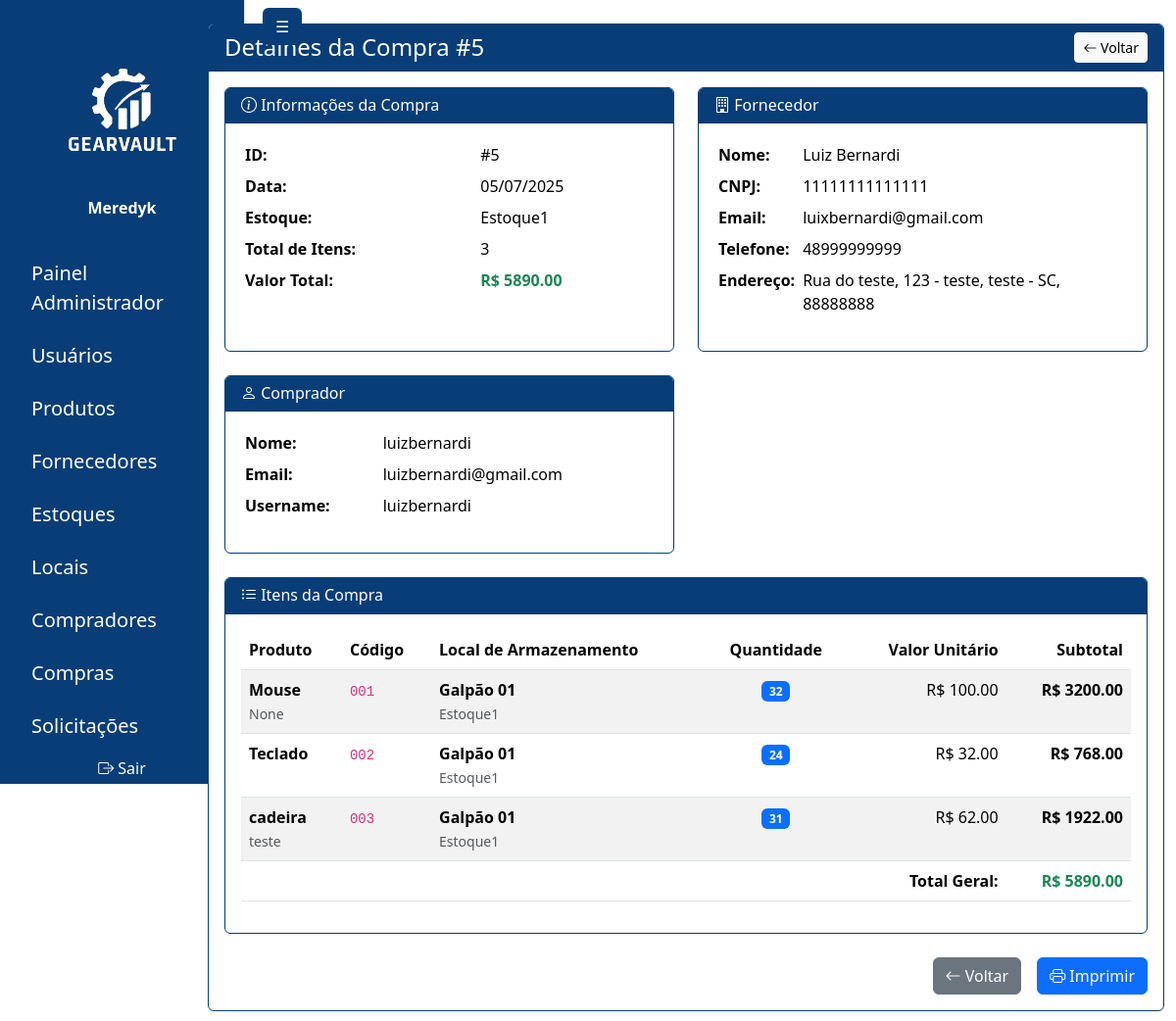
The app's page /administrador/compras/5/ (signed in) with its own data.
### gearvault/models.py (models this page shows, shortened)
class Compra(models.Model):
    estoque = models.ForeignKey('Estoque', on_delete=models.PROTECT, related_name='compras')
    data = models.DateField(auto_now_add=True)
    fornecedor = models.ForeignKey(Fornecedor, on_delete=models.PROTECT)
    comprador = models.ForeignKey(Comprador, on_delete=models.PROTECT)
    invoice = models.FileField(upload_to='invoices/', blank=True, null=True)
    @property
    def valor_total(self):
        return sum(item.quantidade * item.valor_unitario for item in self.itens.all())

class Estoque(models.Model):
    nome = models.CharField(max_length=255)
    descricao = models.TextField(blank=True, null=True)

class ItemCompra(models.Model):
    compra = models.ForeignKey(
        Compra, on_delete=models.CASCADE, related_name='itens')
    produto = models.ForeignKey(Produto, on_delete=models.PROTECT)
    local = models.ForeignKey(LocalArmazenamento, on_delete=models.PROTECT)
    quantidade = models.PositiveIntegerField()
    valor_unitario = models.DecimalField(max_digits=10, decimal_places=2)
    @property
    def subtotal(self):
        return self.quantidade * self.valor_unitario
    class Meta:
        managed = True
        verbose_name = 'Item da Compra'
        verbose_name_plural = 'Itens da Compra'

class Fornecedor(models.Model):
    nome = models.CharField(max_length=255)
    cnpj = models.CharField(  max_length=14, validators=[
        MinLengthValidator(14),
            MaxLengthValidator(14)
        ], blank=False, null=False)
    email = models.EmailField(blank=False, null=False)
    telefone = models.CharField(max_length=11,  validators=[
            MinLengthValidator(11),
            MaxLengthValidator(11)
        ], blank=False, null=False)
    endereco = models.ForeignKey(Endereco, on_delete=models.SET_NULL, blank=False, null=True)

class Endereco(models.Model):
    logradouro = models.CharField(max_length=255)
    numero = models.CharField(max_length=20)
    complemento = models.CharField(max_length=100, blank=True, null=True)
    bairro = models.CharField(max_length=100)
    cidade = models.CharField(max_length=100)
    estado = models.CharField(max_length=2)
    cep = models.CharField(max_length=8)
    def __str__(self):
        return f"{self.logradouro}, {self.numero} - {self.bairro}, {self.cidade} - {self.estado}, {self.cep}"

class Comprador(models.Model):
    user = models.OneToOneField(get_user_model(), on_delete=models.CASCADE)

class Produto(models.Model):
    nome = models.CharField(max_length=255)
    codigo = models.CharField(max_length=100, unique=True)
    categoria = models.CharField(max_length=100, blank=True, null=True)
    descricao = models.TextField(blank=True, null=True)
    fornecedores = models.ManyToManyField(
        Fornecedor, blank=True, related_name='produtos')
    imagem = models.ImageField(upload_to='produtos/', blank=True, null=True)

class LocalArmazenamento(models.Model):
    estoque = models.ForeignKey(Estoque, on_delete=models.CASCADE, related_name='locais')
    nome = models.CharField(max_length=255)
    descricao = models.TextField(blank=True, null=True)

### gearvault/views.py (the view)
# urls.py: path('compras/<int:compra_id>/', views.admin_compra_detalhes_pagina, name='admin_compra_detalhes_pagina'),
@login_required
def admin_compra_detalhes_pagina(request, compra_id):
    if not request.user.is_authenticated or getattr(request.user.profile, 'role', None) != 'ADMIN':
        return redirect('login')
    try:
        compra = Compra.objects.select_related(
            'estoque', 'fornecedor', 'fornecedor__endereco', 'comprador', 'comprador__user'
        ).prefetch_related(
            'itens__produto', 'itens__local'
        ).get(id=compra_id)
        context = {
            'sidebar_links': get_sidebar_links(request.user),
            'compra': compra,
        }
        return render(request, 'pages/admin/compra_detalhes.html', context)
    except Compra.DoesNotExist:
        messages.error(request, 'Compra não encontrada.')
        return redirect('admin_compra_list')

### gearvault/views.py (called while the page is built, shortened)
def get_sidebar_links(user):
    role = getattr(user.profile, 'role', None)
    if role == 'ADMIN':
        return [
            {'url': '/administrador/painel/', 'label': 'Painel Administrador'},
            {'url': '/administrador/usuarios/', 'label': 'Usuários'},
            {'url': '/administrador/produtos/', 'label': 'Produtos'},
            {'url': '/administrador/fornecedores/', 'label': 'Fornecedores'},
            {'url': '/administrador/estoques/', 'label': 'Estoques'},
            {'url': '/administrador/locais/', 'label': 'Locais'},
            {'url': '/administrador/compradores/', 'label': 'Compradores'},
            {'url': '/administrador/compras/', 'label': 'Compras'},
            {'url': '/administrador/solicitacoes/',
                'label': 'Solicitações'},
        ]
    return []

### gearvault/templates/pages/admin/compra_detalhes.html (shortened to what this page needs)
{% extends 'base.html' %}
{% load static %}
{% block content %}
<div class="container-fluid" id="main-content-panel">
  <div class="row">
    <div class="col-md-2" id="sidebar-panel">
      {% include 'sidebar.html' %}
    </div>
    <div class="col-md-10" id="painel-content">
      <div class="card mt-4 mb-4" style="border: 1px solid #083D77;">
        <div class="card-header text-white d-flex justify-content-between align-items-center" style="background-color: #083D77;">
          <h4 class="mb-0">Detalhes da Compra #{{ compra.id }}</h4>
          <button onclick="history.back()" class="btn btn-light btn-sm">
            <i class="bi bi-arrow-left"></i> Voltar
          </button>
        </div>
        <div class="card-body">
          <div class="row mb-4">
            <div class="col-md-6">
              <div class="card h-100" style="border: 1px solid #083D77;">
                <div class="card-header text-white" style="background-color: #083D77;">
                  <h6 class="mb-0"><i class="bi bi-info-circle"></i> Informações da Compra</h6>
                </div>
                <div class="card-body">
                  <table class="table table-borderless table-sm">
                    <tr>
                      <td><strong>ID:</strong></td>
                      <td>#{{ compra.id }}</td>
                    </tr>
                    <tr>
                      <td><strong>Data:</strong></td>
                      <td>{{ compra.data|date:'d/m/Y' }}</td>
                    </tr>
                    <tr>
                      <td><strong>Estoque:</strong></td>
                      <td>{{ compra.estoque.nome }}</td>
                    </tr>
                    <tr>
                      <td><strong>Total de Itens:</strong></td>
                      <td>{{ compra.itens.count }}</td>
                    </tr>
                    <tr>
                      <td><strong>Valor Total:</strong></td>
                      <td class="text-success"><strong>R$ {{ compra.valor_total|floatformat:2 }}</strong></td>
                    </tr>
                  </table>
                </div>
              </div>
            </div>
            <div class="col-md-6">
              <div class="card h-100" style="border: 1px solid #083D77;">
                <div class="card-header text-white" style="background-color: #083D77;">
                  <h6 class="mb-0"><i class="bi bi-building"></i> Fornecedor</h6>
                </div>
                <div class="card-body">
                  <table class="table table-borderless table-sm">
                    <tr>
                      <td><strong>Nome:</strong></td>
                      <td>{{ compra.fornecedor.nome }}</td>
                    </tr>
                    <tr>
                      <td><strong>CNPJ:</strong></td>
                      <td>{{ compra.fornecedor.cnpj }}</td>
                    </tr>
                    <tr>
                      <td><strong>Email:</strong></td>
                      <td>{{ compra.fornecedor.email }}</td>
                    </tr>
                    <tr>
                      <td><strong>Telefone:</strong></td>
                      <td>{{ compra.fornecedor.telefone }}</td>
                    </tr>
                    {% if compra.fornecedor.endereco %}
                    <tr>
                      <td><strong>Endereço:</strong></td>
                      <td>{{ compra.fornecedor.endereco }}</td>
                    </tr>
                    {% endif %}
                  </table>
                </div>
              </div>
            </div>
          </div>
          <div class="row mb-4">
            <div class="col-md-6">
              <div class="card" style="border: 1px solid #083D77;">
                <div class="card-header text-white" style="background-color: #083D77;">
                  <h6 class="mb-0"><i class="bi bi-person"></i> Comprador</h6>
                </div>
                <div class="card-body">
                  <table class="table table-borderless table-sm">
                    <tr>
                      <td><strong>Nome:</strong></td>
                      <td>{{ compra.comprador.user.get_full_name|default:compra.comprador.user.username }}</td>
                    </tr>
                    <tr>
                      <td><strong>Email:</strong></td>
                      <td>{{ compra.comprador.user.email }}</td>
                    </tr>
                    <tr>
                      <td><strong>Username:</strong></td>
                      <td>{{ compra.comprador.user.username }}</td>
                    </tr>
                  </table>
                </div>
              </div>
            </div>
          </div>
          <div class="card" style="border: 1px solid #083D77;">
            <div class="card-header text-white" style="background-color: #083D77;">
              <h6 class="mb-0"><i class="bi bi-list-ul"></i> Itens da Compra</h6>
            </div>
            <div class="card-body">
              <div class="table-responsive">
                <table class="table table-striped table-hover">
                  <thead style="background-color: #f8f9fa;">
                    <tr>
                      <th>Produto</th>
                      <th>Código</th>
                      <th>Local de Armazenamento</th>
                      <th class="text-center">Quantidade</th>
                      <th class="text-end">Valor Unitário</th>
                      <th class="text-end">Subtotal</th>
                    </tr>
                  </thead>
                  <tbody>
                    {% for item in compra.itens.all %}
                    <tr>
                      <td>
                        <div class="d-flex align-items-center">
                          <div>
                            <div class="fw-bold">{{ item.produto.nome }}</div>
                            {% if item.produto.categoria %}
                              <small class="text-muted">{{ item.produto.categoria }}</small>
                            {% endif %}
                          </div>
                        </div>
                      </td>
                      <td><code>{{ item.produto.codigo }}</code></td>
                      <td>
                        <div>
                          <div class="fw-bold">{{ item.local.nome }}</div>
                          <small class="text-muted">{{ item.local.estoque.nome }}</small>
                        </div>
                      </td>
                      <td class="text-center">
                        <span class="badge bg-primary">{{ item.quantidade }}</span>
                      </td>
                      <td class="text-end">R$ {{ item.valor_unitario|floatformat:2 }}</td>
                      <td class="text-end fw-bold">R$ {{ item.subtotal|floatformat:2 }}</td>
                    </tr>
                    {% empty %}
                    <tr>
                      <td colspan="6" class="text-center text-muted">Nenhum item encontrado</td>
                    </tr>
                    {% endfor %}
                  </tbody>
                  <tfoot style="background-color: #f8f9fa;">
                    <tr>
                      <th colspan="5" class="text-end">Total Geral:</th>
                      <th class="text-end text-success">R$ {{ compra.valor_total|floatformat:2 }}</th>
                    </tr>
                  </tfoot>
                </table>
              </div>
            </div>
          </div>
          <div class="d-flex justify-content-end gap-3 mt-4">
            <button onclick="history.back()" class="btn btn-secondary">
              <i class="bi bi-arrow-left"></i> Voltar
            </button>
            <button class="btn btn-primary" onclick="window.print()">
              <i class="bi bi-printer"></i> Imprimir
            </button>
          </div>
        </div>
      </div>
    </div>
  </div>
</div>
{% endblock %}

### templates/sidebar.html (shortened to what this page needs)
{% load static %}
<div id="sidebar" class="position-fixed top-0 start-0 vh-100 text-white d-flex flex-column pt-5 border-end" style="background-color: #083D77; width: 250px; transition: transform 0.3s ease;">
  <div class="text-center mb-4 pt-3">
    <img src="{% static 'assets/LogoGearvaultBranco.png' %}" alt="Logo GearVault" style="width: 120px;" class="mb-3" />
    <strong class="d-block">{{ user.username }}</strong>
  </div>
  <nav class="flex-grow-1">
    <ul class="nav flex-column px-3">
      {% if sidebar_links %}
        {% for link in sidebar_links %}
          <li class="nav-item mt-2">
            <a href="{{ link.url }}" class="nav-link text-white fs-5 rounded px-3 py-2 link-hover{% if request.path == link.url %} active-link{% endif %}">{{ link.label }}</a>
          </li>
        {% endfor %}
      {% else %}
        <li class="nav-item text-white px-3">Nenhum link disponível</li>
      {% endif %}
    </ul>
  </nav>
  <div class="mt-auto">
    <a href="{% url 'logout' %}" class="text-white d-block px-3 py-2 pb-3 text-decoration-none text-center"><i class="bi bi-box-arrow-right"></i> Sair</a>
  </div>
</div>
<button id="toggleSidebarBtn" type="button" class="btn position-fixed top-0" style="background-color: #083D77;
  color: white; left: 260px; z-index: 1050; transition: left 0.3s ease; margin: 0.5rem;">☰</button>

### templates/sidebar.html (style rules this page uses)
.link-hover { transition: color 0.3s ease, background-color 0.3s ease; }

### gearvault/templates/pages/admin/compra_detalhes.html (style rules this page uses)
#painel-content { transition: width 0.3s cubic-bezier(0.4,0,0.2,1), margin-left 0.3s cubic-bezier(0.4,0,0.2,1); }
#sidebar-panel { transition: width 0.3s cubic-bezier(0.4,0,0.2,1), display 0.3s cubic-bezier(0.4,0,0.2,1); }

### records on screen
Compra: id "5", data "05/07/2025", estoque.nome "Estoque1", itens.count "3", valor_total "5890.00", fornecedor.nome "Luiz Bernardi", fornecedor.cnpj "11111111111111", fornecedor.email "luixbernardi@gmail.com", fornecedor.telefone "48999999999", fornecedor.endereco "Rua do teste, 123 - teste, teste - SC, 88888888", comprador.user.get_full_name "luizbernardi", comprador.user.email "luizbernardi@gmail.com", comprador.user.username "luizbernardi"
ItemCompra: produto.nome "Mouse", produto.categoria "None", produto.codigo "001", local.nome "Galpão 01", local.estoque.nome "Estoque1", quantidade "32", valor_unitario "100.00", subtotal "3200.00"
ItemCompra: produto.nome "Teclado", produto.codigo "002", local.nome "Galpão 01", local.estoque.nome "Estoque1", quantidade "24", valor_unitario "32.00", subtotal "768.00"
ItemCompra: produto.nome "cadeira", produto.categoria "teste", produto.codigo "003", local.nome "Galpão 01", local.estoque.nome "Estoque1", quantidade "31", valor_unitario "62.00", subtotal "1922.00"

### other values on screen
{{ user.username }} "Meredyk"
{{ link.label }} "Painel Administrador" "Usuários" "Produtos" "Fornecedores" "Estoques" "Locais" "Compradores" "Compras" "Solicitações"
